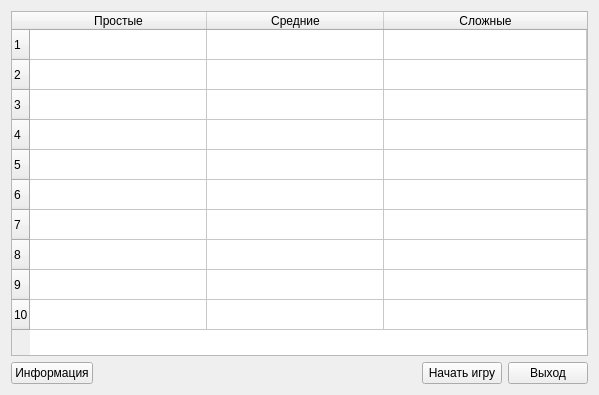
<?xml version="1.0" encoding="UTF-8"?>
<ui version="4.0">
 <class>FirstWindow</class>
 <widget class="QMainWindow" name="FirstWindow">
  <property name="geometry">
   <rect>
    <x>0</x>
    <y>0</y>
    <width>599</width>
    <height>395</height>
   </rect>
  </property>
  <property name="sizePolicy">
   <sizepolicy hsizetype="Fixed" vsizetype="Fixed">
    <horstretch>0</horstretch>
    <verstretch>0</verstretch>
   </sizepolicy>
  </property>
  <property name="windowTitle">
   <string>FirstWindow</string>
  </property>
  <widget class="QWidget" name="centralWidget">
   <layout class="QVBoxLayout" name="verticalLayout">
    <item>
     <widget class="QTableWidget" name="tableGames">
      <property name="editTriggers">
       <set>QAbstractItemView::NoEditTriggers</set>
      </property>
      <property name="selectionMode">
       <enum>QAbstractItemView::SingleSelection</enum>
      </property>
      <property name="rowCount">
       <number>10</number>
      </property>
      <property name="columnCount">
       <number>3</number>
      </property>
      <attribute name="horizontalHeaderDefaultSectionSize">
       <number>177</number>
      </attribute>
      <attribute name="horizontalHeaderStretchLastSection">
       <bool>true</bool>
      </attribute>
      <row/>
      <row/>
      <row/>
      <row/>
      <row/>
      <row/>
      <row/>
      <row/>
      <row/>
      <row/>
      <column>
       <property name="text">
        <string>Простые</string>
       </property>
      </column>
      <column>
       <property name="text">
        <string>Средние</string>
       </property>
      </column>
      <column>
       <property name="text">
        <string>Сложные</string>
       </property>
      </column>
      <item row="0" column="0">
       <property name="text">
        <string/>
       </property>
      </item>
     </widget>
    </item>
    <item>
     <layout class="QHBoxLayout" name="horizontalLayout">
      <item>
       <widget class="QPushButton" name="pbRules">
        <property name="enabled">
         <bool>true</bool>
        </property>
        <property name="text">
         <string>Информация</string>
        </property>
       </widget>
      </item>
      <item>
       <spacer name="horizontalSpacer">
        <property name="orientation">
         <enum>Qt::Horizontal</enum>
        </property>
        <property name="sizeHint" stdset="0">
         <size>
          <width>40</width>
          <height>20</height>
         </size>
        </property>
       </spacer>
      </item>
      <item>
       <widget class="QPushButton" name="pbBegin">
        <property name="text">
         <string>Начать игру</string>
        </property>
        <property name="autoDefault">
         <bool>true</bool>
        </property>
       </widget>
      </item>
      <item>
       <widget class="QPushButton" name="pbExit">
        <property name="text">
         <string>Выход</string>
        </property>
       </widget>
      </item>
     </layout>
    </item>
   </layout>
  </widget>
 </widget>
 <layoutdefault spacing="6" margin="11"/>
 <resources/>
 <connections/>
</ui>
